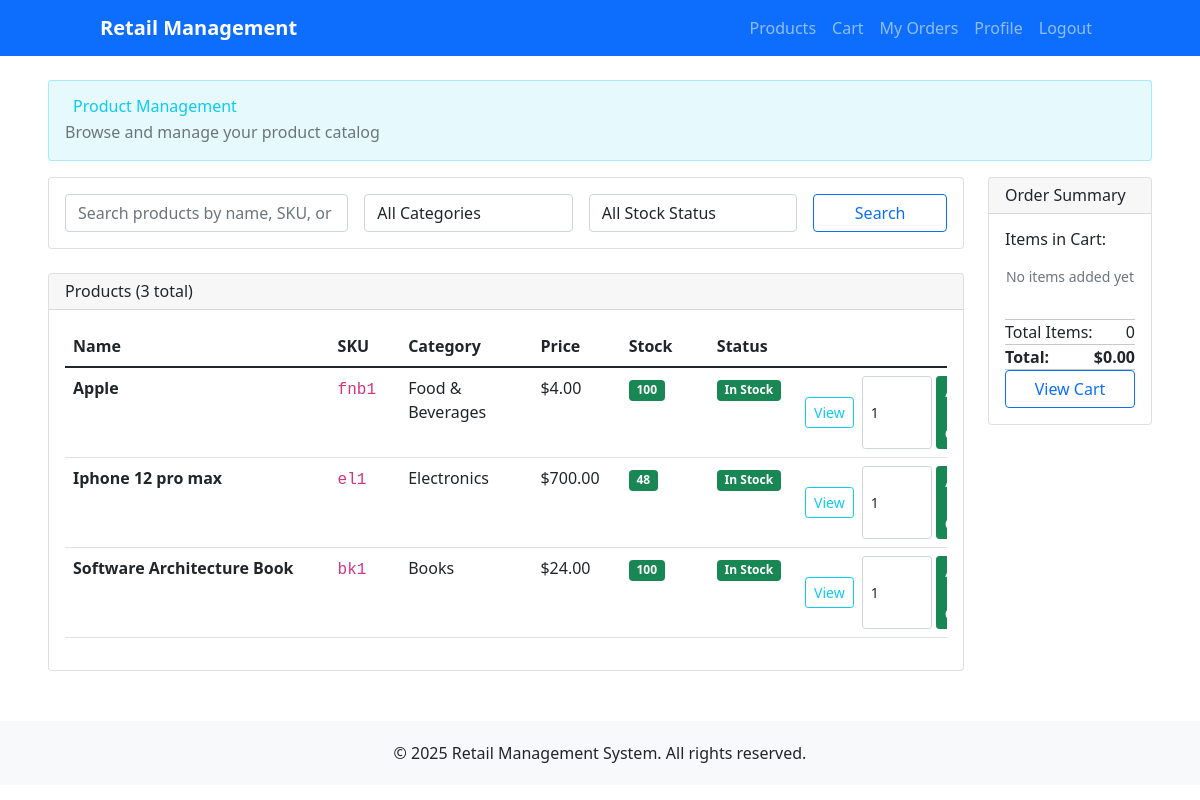
The page /products/ (signed in) on the database as committed earlier.
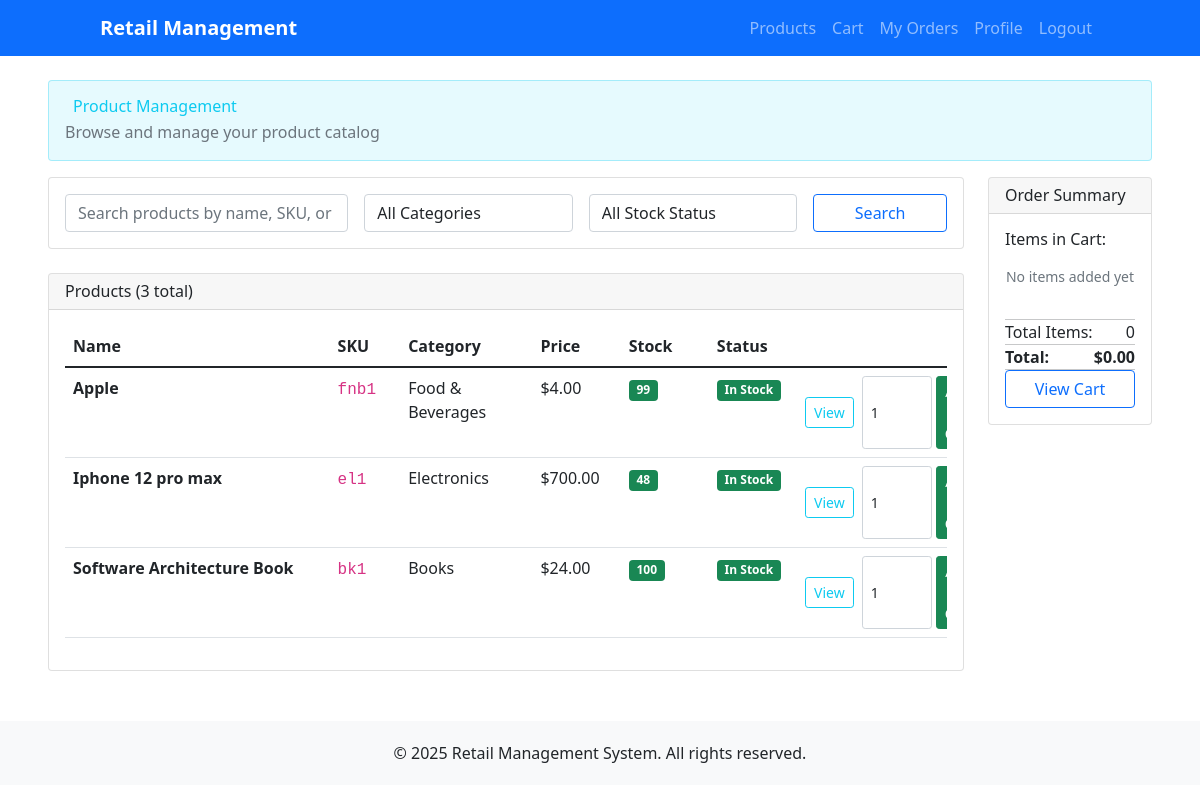
The same page on the database as committed later.
### products/models.py (models this page shows, shortened)
class Product(models.Model):
    name = models.CharField(max_length=200)
    description = models.TextField(blank=True)
    sku = models.CharField(max_length=50, unique=True, help_text="Stock Keeping Unit")
    price = models.DecimalField(
        max_digits=10,
        decimal_places=2,
        validators=[MinValueValidator(Decimal('0.01'))]
    )
    category = models.ForeignKey(Category, on_delete=models.CASCADE, related_name='products')
    stock_quantity = models.PositiveIntegerField(default=0)
    is_active = models.BooleanField(default=True)
    created_at = models.DateTimeField(auto_now_add=True)
    updated_at = models.DateTimeField(auto_now=True)
    class Meta:
        ordering = ['name']
        indexes = [
            models.Index(fields=['sku']),
            models.Index(fields=['category']),
            models.Index(fields=['is_active']),
        ]
    @property
    def stock_status(self):
        if self.stock_quantity == 0:
            return "Out of Stock"
        elif self.stock_quantity <= 10:
            return "Low Stock"
        else:
            return "In Stock"

class Category(models.Model):
    name = models.CharField(max_length=100, unique=True)
    description = models.TextField(blank=True)
    created_at = models.DateTimeField(auto_now_add=True)
    updated_at = models.DateTimeField(auto_now=True)
    class Meta:
        verbose_name_plural = "Categories"
        ordering = ['name']
    def __str__(self):
        return self.name

### products/views.py (the view, shortened to what this page needs)
# urls.py: path('', views.product_list, name='product_list'),
@login_required
def product_list(request):
    products = Product.objects.all()
    search_form = ProductSearchForm(request.GET)
    if search_form.is_valid():
        search = search_form.cleaned_data.get('search')
        category = search_form.cleaned_data.get('category')
        stock_status = search_form.cleaned_data.get('stock_status')
        if search:
            products = products.filter(
                Q(name__icontains=search) |
                Q(sku__icontains=search) |
                Q(description__icontains=search)
            )
        if category:
            products = products.filter(category=category)
    paginator = Paginator(products, 10)  # Show 10 products per page
    page_number = request.GET.get('page')
    page_obj = paginator.get_page(page_number)
    cart = Cart(request)
    cart_items = list(cart)
    cart_total_price = cart.get_total_price()
    cart_total_items = cart.get_total_items()
    context = {
        'page_obj': page_obj,
        'search_form': search_form,
        'total_products': products.count(),
        'cart_items': cart_items,
        'cart_total_price': cart_total_price,
        'cart_total_items': cart_total_items,
    }
    return render(request, 'products/product_list.html', context)

### products/forms.py
class ProductSearchForm(forms.Form):
    search = forms.CharField(
        max_length=200,
        required=False,
        widget=forms.TextInput(attrs={
            'class': 'form-control',
            'placeholder': 'Search products by name, SKU, or description...'
        })
    )
    category = forms.ModelChoiceField(
        queryset=Category.objects.all(),
        required=False,
        empty_label="All Categories",
        widget=forms.Select(attrs={'class': 'form-control'})
    )
    stock_status = forms.ChoiceField(
        choices=[
            ('', 'All Stock Status'),
            ('in_stock', 'In Stock'),
            ('low_stock', 'Low Stock'),
            ('out_of_stock', 'Out of Stock'),
        ],
        required=False,
        widget=forms.Select(attrs={'class': 'form-control'})
    )

### accounts/context_processors.py (called while the page is built)
def user_admin_status(request):
    if request.user.is_authenticated:
        if request.user.is_superuser:
            return {'user_is_admin': True}
        if hasattr(request.user, 'profile'):
            return {'user_is_admin': request.user.profile.is_admin}
    return {'user_is_admin': False}

### templates/products/product_list.html (shortened to what the changed rows need)
{% extends 'accounts/base.html' %}
{% block content %}
<div class="row">
    <div class="col-12">
        <div class="card" style="background-color: rgba(13, 202, 240, 0.1); border: 1px solid rgba(13, 202, 240, 0.3);" mb-4>
            <div class="card-body">
                <div class="d-flex justify-content-between align-items-center">
                    <div>
                        <h2 class="mb-1 text-info">
                            Product Management
                        </h2>
                    </div>
                </div>
            </div>
        </div>
    </div>
</div>
<div class="row mt-3">
    <div class="col-md-10">
        <div class="card">
            <div class="card-body">
                {% if page_obj %}
                    <div class="table-responsive">
                        <table class="table table-hover" style="table-layout: fixed;">
                            <thead>
                                <tr>
                                    <th style="width: 30%;">Name</th>
                                    <th style="width: 8%;">SKU</th>
                                    <th style="width: 15%;">Category</th>
                                    <th style="width: 10%;">Price</th>
                                    <th style="width: 10%;">Stock</th>
                                    <th style="width: 10%;">Status</th>
                                </tr>
                            </thead>
                            <tbody>
                                {% for product in page_obj %}
                                <tr>
                                    <td>
                                        <strong class="text-truncate d-block" style="max-width: 100%;" title="{{ product.name }}">{{ product.name }}</strong>
                                    </td>
                                    <td><code>{{ product.sku }}</code></td>
                                    <td>{{ product.category.name }}</td>
                                    <td>${{ product.price }}</td>
                                    <td>
                                        <span class="badge {% if product.stock_quantity == 0 %}bg-danger{% elif product.stock_quantity <= 10 %}bg-warning{% else %}bg-success{% endif %}">
                                            {{ product.stock_quantity }}
                                        </span>
                                    </td>
                                    <td>
                                        <span class="badge {% if product.stock_quantity == 0 %}bg-danger{% elif product.stock_quantity <= 10 %}bg-warning{% else %}bg-success{% endif %}">
                                            {{ product.stock_status }}
                                        </span>
                                    </td>
                                    {% if user_is_admin %}
                                        <td>
                                            <div class="btn-group btn-group-sm">
                                                <a href="{% url 'products:product_detail' product.pk %}" class="btn btn-outline-info">View</a>
                                                <a href="{% url 'products:product_update' product.pk %}" class="btn btn-outline-warning">Edit</a>
                                                <a href="{% url 'products:product_delete' product.pk %}" class="btn btn-outline-danger">Delete</a>
                                            </div>
                                        </td>
                                    {% else %}
                                        <td>
                                            <div class="d-flex gap-2 align-items-center">
                                                <a href="{% url 'products:product_detail' product.pk %}" class="btn btn-outline-info btn-sm">View</a>
                                                {% if product.is_active and product.stock_quantity > 0 %}
                                                    <form method="post" action="{% url 'cart:cart_add' product.id %}" class="d-flex gap-1">
                                                        <input type="number" name="quantity" value="1" min="1" max="{{ product.stock_quantity }}" class="form-control form-control-sm" style="width: 70px;">
                                                        <button type="submit" class="btn btn-success btn-sm">Add to Cart</button>
                                                    </form>
                                                {% else %}
                                                    <button class="btn btn-secondary btn-sm" disabled>Out of Stock</button>
                                                {% endif %}
                                            </div>
                                        </td>
                                    {% endif %}
                                </tr>
                                {% endfor %}
                            </tbody>
                        </table>
                    </div>
                {% endif %}
            </div>
        </div>
    </div>
</div>
{% endblock %}

Rows that differ between the two databases and show on the page:
changed Product "Apple": stock_quantity "100" → "99"
